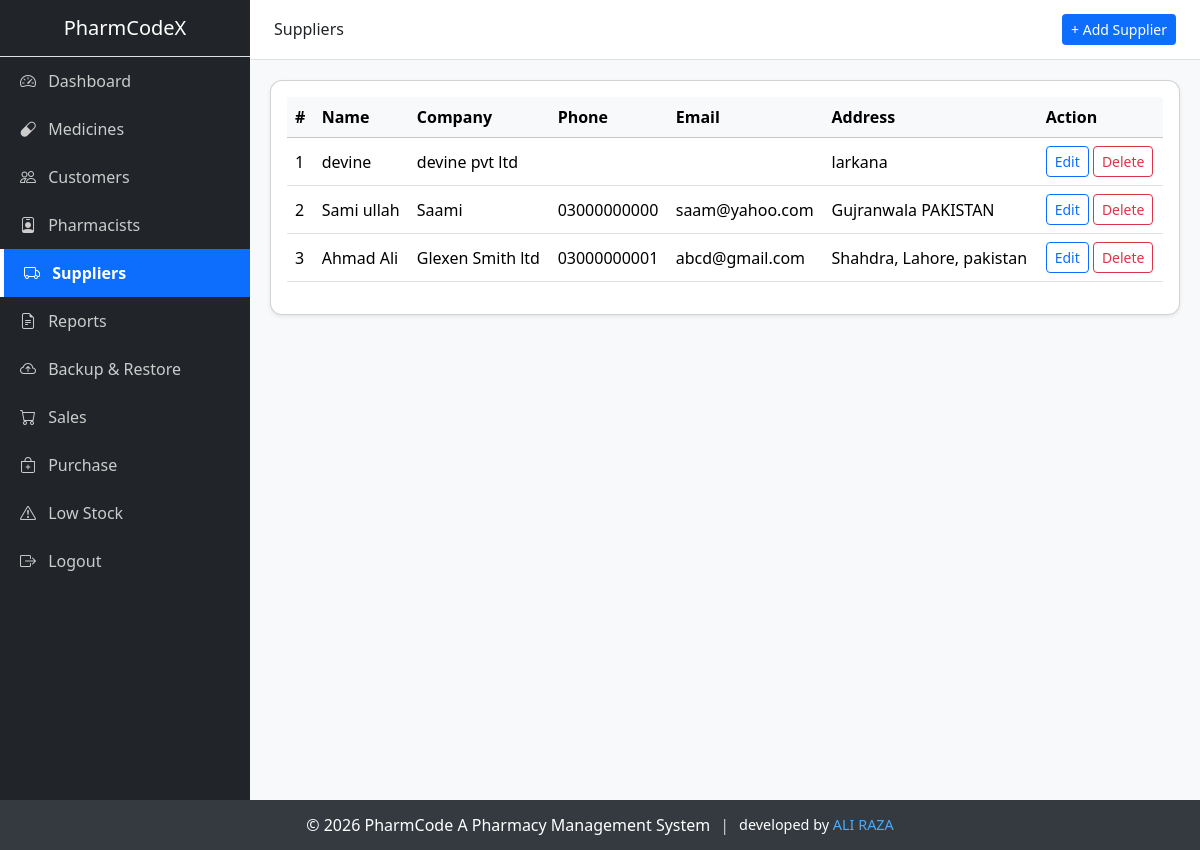
Screenshot of /admin/suppliers.php (signed in) with the database file from the repository.
### tables this page shows
CREATE TABLE `suppliers` (
  `id` int(11) NOT NULL AUTO_INCREMENT,
  `name` varchar(100) NOT NULL,
  `company` varchar(150) NOT NULL,
  `phone` varchar(20) NOT NULL,
  `email` varchar(100) DEFAULT NULL,
  `address` text DEFAULT NULL,
  `created_at` timestamp NOT NULL DEFAULT current_timestamp(),
  PRIMARY KEY (`id`)
);

### admin/suppliers.php (the view, shortened to what this page needs)
<?php
include('../config/connection.php');
$result = $conn->query("SELECT * FROM suppliers ORDER BY id DESC");
?>
<!DOCTYPE html>
<html lang="en">
<head>
<link href="https://cdn.jsdelivr.net/npm/bootstrap@5.3.2/dist/css/bootstrap.min.css" rel="stylesheet">
</head>
<body class="admin-theme">
<div class="d-flex">
<?php include('../includes/sidebar.php'); ?>
<div class="flex-grow-1">
<div class="topbar d-flex align-items-center justify-content-between px-4">
    <h6 class="mb-0">Suppliers</h6>
    <button class="btn btn-sm"
        style="background-color: var(--primary-color); color:#fff"
        data-bs-toggle="modal" data-bs-target="#addSupplierModal">
        + Add Supplier
    </button>
</div>
<div class="content">
<div class="card shadow-sm">
<div class="card-body">
<table class="table table-hover align-middle">
<thead class="table-light">
<tr>
    <th>#</th>
    <th>Name</th>
    <th>Company</th>
    <th>Phone</th>
    <th>Email</th>
    <th>Address</th>
    <th>Action</th>
</tr>
</thead>
<tbody>
<?php $i=1; while($row=$result->fetch_assoc()): ?>
<tr data-id="<?= $row['id'] ?>">
    <td><?= $i++ ?></td>
    <td class="name"><?= htmlspecialchars($row['name']) ?></td>
    <td class="company"><?= htmlspecialchars($row['company']) ?></td>
    <td class="phone"><?= htmlspecialchars($row['phone']) ?></td>
    <td class="email"><?= htmlspecialchars($row['email']) ?></td>
    <td class="address"><?= htmlspecialchars($row['address']) ?></td>
    <td>
        <button class="btn btn-sm btn-outline-primary" onclick="openEditModal(this)">Edit</button>
        <button class="btn btn-sm btn-outline-danger" onclick="deleteSupplier(this)">Delete</button>
    </td>
</tr>
<?php endwhile; ?>
</tbody>
</table>
</div>
</div>
</div>
</div>
</div>
<?php include("../includes/footer.php"); ?>
</body>
</html>

### css/style.css (style rules this page uses)
:root { --primary-color: #0d6efd; --sidebar-bg: #212529; --text-muted: #adb5bd; }
body { background-color: #f8f9fa; font-family: 'Segoe UI', sans-serif; }
.topbar { height: 60px; background: #ffffff; border-bottom: 1px solid #dee2e6; }
.content { padding: 20px; }
.card { border-radius: 12px; }

### rows the page displays
suppliers: name "devine", company "devine pvt ltd", address "larkana"
suppliers: name "Sami ullah", company "Saami", phone "03000000000", email "saam@yahoo.com", address "Gujranwala PAKISTAN"
suppliers: name "Ahmad Ali", company "Glexen Smith ltd", phone "03000000001", email "abcd@gmail.com", address "Shahdra, Lahore, pakistan"
